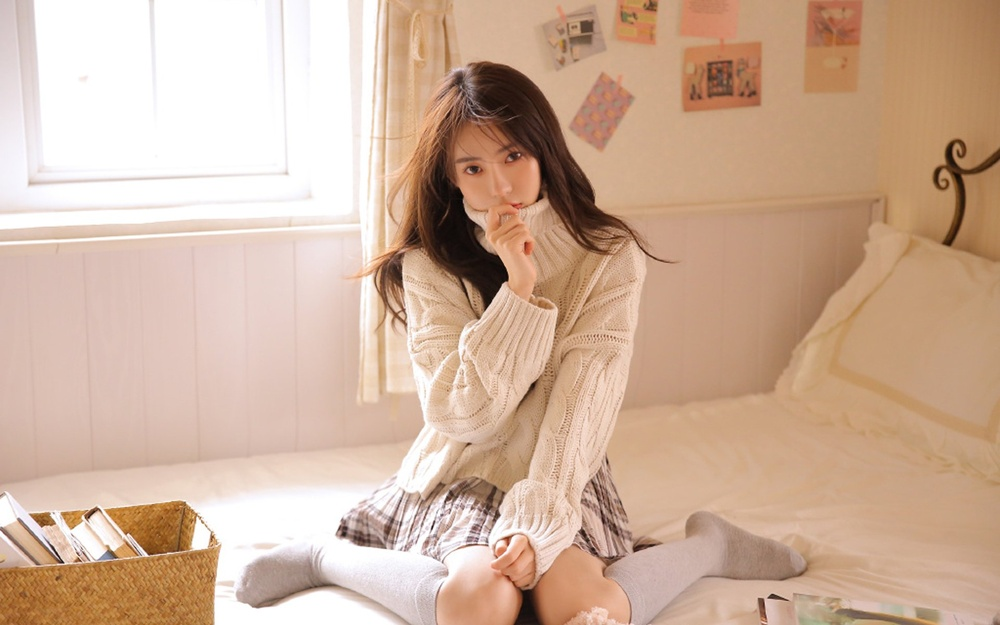
#> input picture Coder_Old/素描图/drawing/images/image_1.jpg, 1000 x 625 px, shrunk from 1920 x 1200 before the run
$ python study.py
#> lines starting #> are read from the running program, lines starting #| are printed output that depends on the picture
"""
project = 'Code', file_name = 'study.py', author = 'AI悦创'
time = '2020/5/19 8:35', product_name = PyCharm, 公众号：AI悦创
code is far away from bugs with the god animal protecting
    I love animals. They taste delicious.
"""
import cv2

# 原图路径
SRC = 'images/image_1.jpg'

# 读取图片
image_rgb = cv2.imread(SRC)
#> image_rgb is the input picture: shape (625, 1000, 3); mean B, G, R 154.6, 176.1, 206.6
# cv2.imshow('rgb', image_rgb) # 原图
# cv2.waitKey(0)
# exit()
image_gray = cv2.cvtColor(image_rgb, cv2.COLOR_BGR2GRAY)
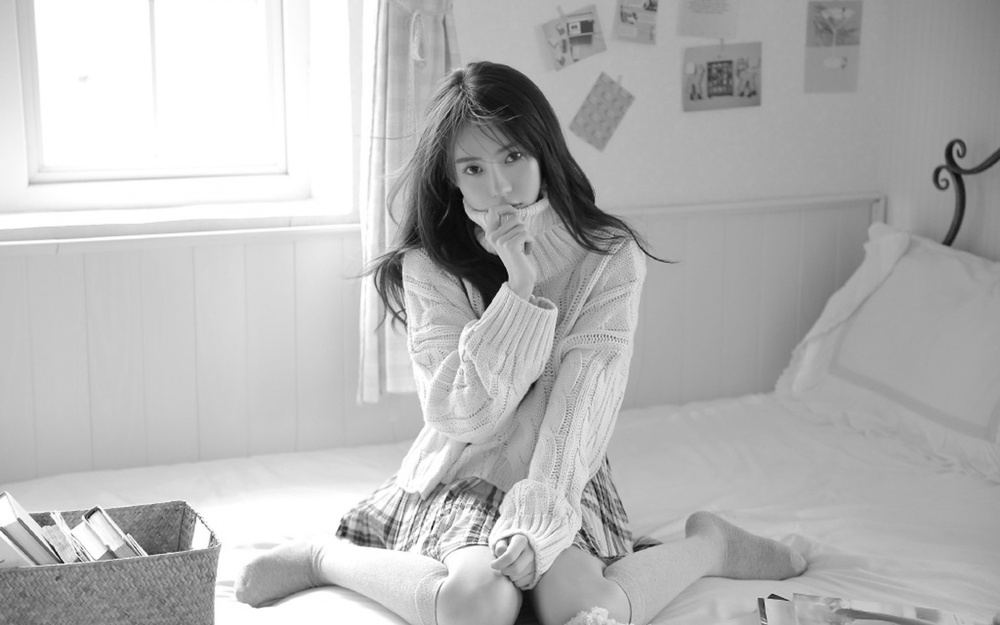
#> image_gray: shape (625, 1000); min 3, max 255, mean 182.8
# cv2.imshow('gray', image_gray) # 灰度图
# cv2.waitKey(0)
# exit()
image_bulr = cv2.GaussianBlur(image_gray, ksize=(21, 21), sigmaX=0, sigmaY=0)
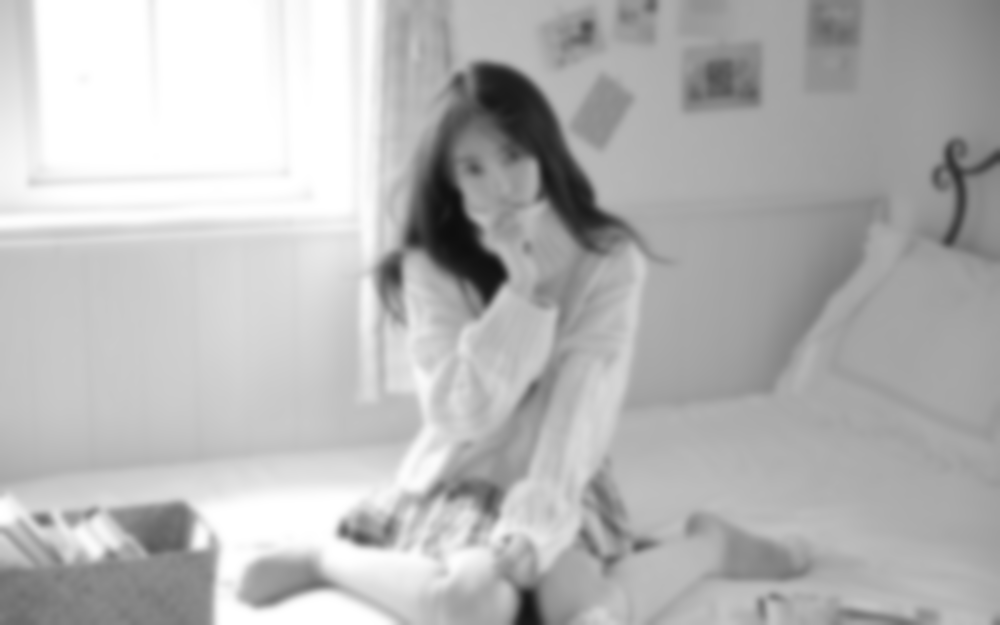
#> image_bulr: shape (625, 1000); min 14, max 255, mean 182.8
cv2.imshow('image_blur', image_bulr) # 高斯虚化
cv2.waitKey(0)
exit()
#> (the program exits here)
